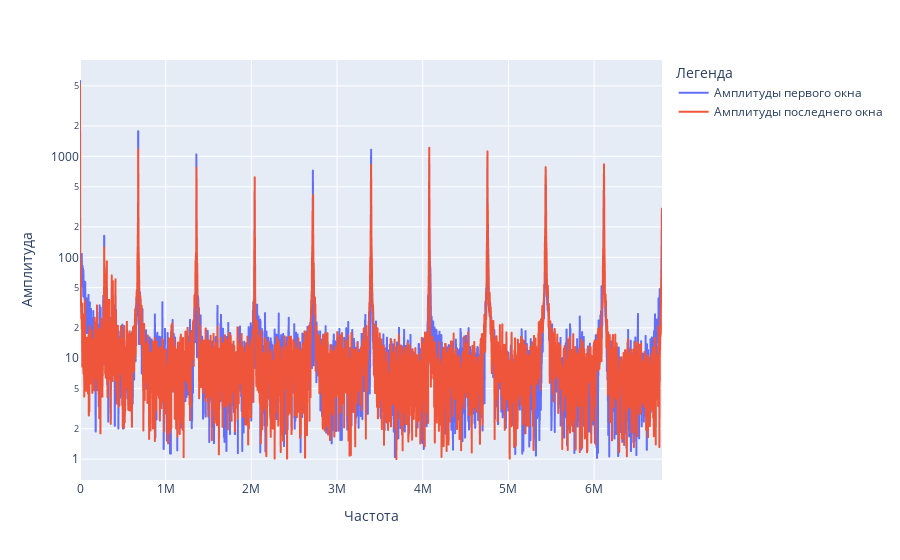

Write notebook code for a chart like this one.
### Markdown cell above
Построим график, на котором отразим уже фильтрованные сигналы

### Code cell
df = pd.DataFrame({
    'Frequences': frequences[filtered_indicies],
    'Амплитуды первого окна': first_window_amplitudes[filtered_indicies],
    'Амплитуды последнего окна': last_window_amplitudes[filtered_indicies],})

fig = px.line(df, x="Frequences", y=["Амплитуды первого окна", "Амплитуды последнего окна"], log_y=True)\
    .update_layout(xaxis_title='Частота', yaxis_title='Амплитуда', legend_title='Легенда')

fig.show()

### Figure 1 — Plotly figure (JSON) as saved in the notebook; plotly's stock layout.template omitted (floating-point values rounded to 4 significant figures; data arrays with more than 128 entries replaced by an {"elided": "..."} marker saying what was removed)
{"data": [{"hovertemplate": "variable=Амплитуды первого окна<br>Frequences=%{x}<br>value=%{y}<extra></extra>", "legendgroup": "Амплитуды первого окна", "line": {"color": "#636efa", "dash": "solid"}, "marker": {"symbol": "circle"}, "mode": "lines", "name": "Амплитуды первого окна", "showlegend": true, "type": "scattergl", "x": {"elided": "3480 float values"}, "xaxis": "x", "y": {"elided": "3480 float values"}, "yaxis": "y"}, {"hovertemplate": "variable=Амплитуды последнего окна<br>Frequences=%{x}<br>value=%{y}<extra></extra>", "legendgroup": "Амплитуды последнего окна", "line": {"color": "#EF553B", "dash": "solid"}, "marker": {"symbol": "circle"}, "mode": "lines", "name": "Амплитуды последнего окна", "showlegend": true, "type": "scattergl", "x": {"elided": "3480 float values"}, "xaxis": "x", "y": {"elided": "3480 float values"}, "yaxis": "y"}], "layout": {"legend": {"title": {"text": "Легенда"}, "tracegroupgap": 0}, "margin": {"t": 60}, "xaxis": {"anchor": "y", "domain": [0, 1], "title": {"text": "Частота"}}, "yaxis": {"anchor": "x", "domain": [0, 1], "title": {"text": "Амплитуда"}, "type": "log"}}}
